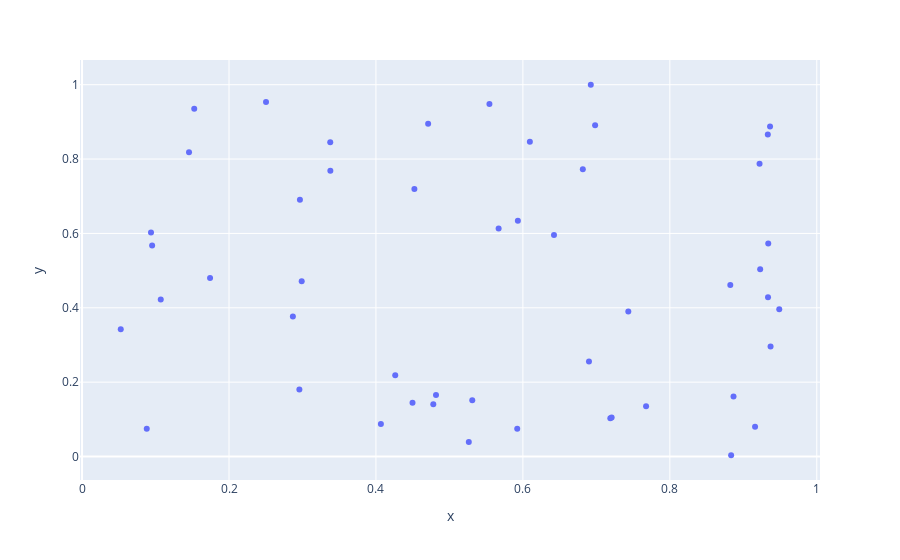

Notebook source saved alongside this figure:
### Code cell
x_data = np.random.random(50)
y_data = np.random.random(50)

fig = px.scatter(x=x_data, y=y_data)
fig.show()
